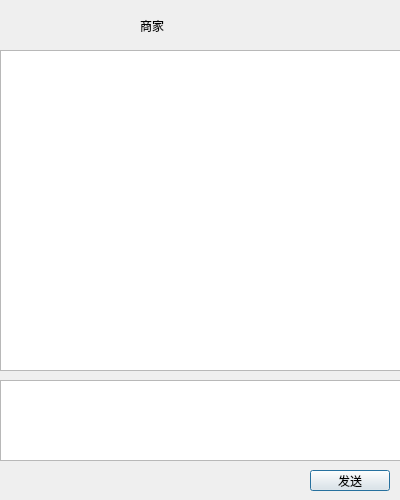
<?xml version="1.0" encoding="UTF-8"?>
<ui version="4.0">
 <class>Message</class>
 <widget class="QDialog" name="Message">
  <property name="geometry">
   <rect>
    <x>0</x>
    <y>0</y>
    <width>400</width>
    <height>500</height>
   </rect>
  </property>
  <property name="windowTitle">
   <string>Dialog</string>
  </property>
  <widget class="QTextBrowser" name="receiveEdit">
   <property name="geometry">
    <rect>
     <x>0</x>
     <y>50</y>
     <width>401</width>
     <height>321</height>
    </rect>
   </property>
  </widget>
  <widget class="QLabel" name="Blabel">
   <property name="geometry">
    <rect>
     <x>140</x>
     <y>16</y>
     <width>131</width>
     <height>20</height>
    </rect>
   </property>
   <property name="text">
    <string>商家</string>
   </property>
  </widget>
  <widget class="QTextBrowser" name="sendEdit">
   <property name="geometry">
    <rect>
     <x>0</x>
     <y>380</y>
     <width>401</width>
     <height>81</height>
    </rect>
   </property>
  </widget>
  <widget class="QPushButton" name="sendBtn">
   <property name="geometry">
    <rect>
     <x>310</x>
     <y>470</y>
     <width>80</width>
     <height>21</height>
    </rect>
   </property>
   <property name="text">
    <string>发送</string>
   </property>
  </widget>
 </widget>
 <resources/>
 <connections/>
</ui>
